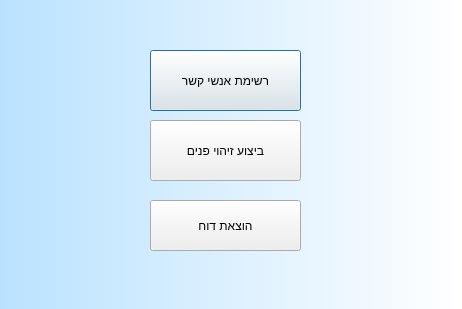
<?xml version="1.0" encoding="UTF-8"?>
<ui version="4.0">
 <class>Dialog</class>
 <widget class="QDialog" name="Dialog">
  <property name="geometry">
   <rect>
    <x>0</x>
    <y>0</y>
    <width>462</width>
    <height>309</height>
   </rect>
  </property>
  <property name="windowTitle">
   <string>Dialog</string>
  </property>
  <property name="styleSheet">
   <string notr="true">QDialog{
background-color:qlineargradient(spread:pad, x1:0, y1:0, x2:1, y2:0, stop:0 rgba(186, 226, 255, 255), stop:1 rgba(255, 255, 255, 255))
}</string>
  </property>
  <widget class="QPushButton" name="pushButton">
   <property name="geometry">
    <rect>
     <x>150</x>
     <y>50</y>
     <width>151</width>
     <height>61</height>
    </rect>
   </property>
   <property name="text">
    <string>רשימת אנשי קשר</string>
   </property>
  </widget>
  <widget class="QPushButton" name="pushButton_2">
   <property name="geometry">
    <rect>
     <x>150</x>
     <y>120</y>
     <width>151</width>
     <height>61</height>
    </rect>
   </property>
   <property name="text">
    <string>ביצוע זיהוי פנים</string>
   </property>
  </widget>
  <widget class="QPushButton" name="pushButton_3">
   <property name="geometry">
    <rect>
     <x>150</x>
     <y>200</y>
     <width>151</width>
     <height>51</height>
    </rect>
   </property>
   <property name="text">
    <string>הוצאת דוח</string>
   </property>
  </widget>
 </widget>
 <resources/>
 <connections/>
</ui>
